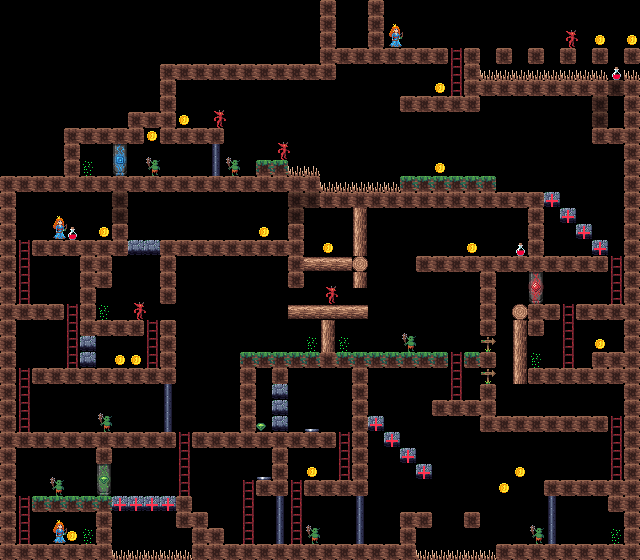

A 2D game scene composited from a Tiled map and its tileset images. What follows is a short description and the map's XML, with every tile layer's data as written:
An orthogonal 40x35 tile map with 16x16 px tiles, 1 tile layer (Tile Layer 1) and 18 objects (2x tower.entry, 2x 7p_green, 2x 7p_bridge1, leftstairs, rightstairs, ...).

<map version="1.2" tiledversion="1.2.4" orientation="orthogonal" renderorder="right-down" width="40" height="35" tilewidth="16" tileheight="16" infinite="0" nextlayerid="5" nextobjectid="29">
 <tileset firstgid="1" source="Pogo.tsx" />
 <layer id="2" name="Tile Layer 1" width="40" height="35">
  <data encoding="csv">
0,0,0,0,0,0,0,0,0,0,0,0,0,0,0,0,0,0,0,0,1,0,0,1,0,0,0,0,0,0,0,0,0,0,0,0,0,0,0,0,
0,0,0,0,0,0,0,0,0,0,0,0,0,0,0,0,0,0,0,0,1,0,0,1,0,0,0,0,0,0,0,0,0,0,0,0,0,0,0,0,
0,0,0,0,0,0,0,0,0,0,0,0,0,0,0,0,0,0,0,0,1,0,0,1,27,0,0,0,0,0,0,0,0,0,0,33,0,45,0,45,
0,0,0,0,0,0,0,0,0,0,0,0,0,0,0,0,0,0,0,0,1,1,1,1,1,1,1,1,4,1,0,1,0,1,0,1,0,1,0,1,
0,0,0,0,0,0,0,0,0,0,1,1,1,1,1,1,1,1,1,1,1,0,0,0,0,0,0,0,4,1,19,19,19,19,19,19,19,19,35,19,
0,0,0,0,0,0,0,0,0,0,1,0,0,0,0,0,0,0,0,0,0,0,0,0,0,0,0,45,4,1,1,1,1,1,1,1,1,1,3,1,
0,0,0,0,0,0,0,0,0,0,1,0,0,0,0,0,0,0,0,0,0,0,0,0,0,1,1,1,1,1,0,0,0,0,0,0,0,3,0,1,
0,0,0,0,0,0,0,0,1,1,1,45,0,33,0,0,0,0,0,0,0,0,0,0,0,0,0,0,0,0,0,0,0,0,0,0,0,3,37,1,
0,0,0,0,1,1,1,1,1,45,1,1,1,1,0,0,0,0,0,0,0,0,0,0,0,0,0,0,0,0,0,0,0,0,0,0,0,1,1,1,
0,0,0,0,1,0,0,0,0,0,0,0,0,44,0,0,0,33,0,0,0,0,0,0,0,0,0,0,0,0,0,0,0,0,0,0,0,0,0,1,
0,0,0,0,1,20,0,5,0,32,0,0,0,44,32,0,2,2,19,19,0,0,0,0,0,0,0,45,0,0,0,0,0,0,0,0,0,0,0,1,
1,1,1,1,1,1,1,1,1,1,1,1,1,1,1,1,1,1,1,1,19,19,19,19,19,2,2,2,2,2,2,0,0,0,0,0,0,0,0,1,
1,0,0,0,0,0,0,3,0,0,0,0,0,0,0,0,0,0,3,3,1,1,1,1,1,1,1,1,1,1,1,1,1,1,38,0,0,0,0,1,
1,0,0,0,0,0,0,3,0,0,0,0,0,0,0,0,0,0,3,0,0,0,42,0,0,0,0,0,0,0,0,0,0,1,0,38,0,0,0,1,
1,0,0,27,35,0,45,1,0,0,0,0,0,0,0,0,45,0,1,0,0,0,42,0,0,0,0,0,0,0,0,0,0,1,0,0,38,0,0,1,
1,4,1,1,1,1,1,1,39,39,1,1,1,1,1,1,1,1,1,0,45,0,42,0,0,0,0,0,0,45,0,0,35,1,0,0,0,38,0,1,
1,4,0,0,0,1,1,0,0,0,1,0,0,0,0,0,0,0,1,41,41,41,40,0,0,0,1,1,1,1,1,1,1,1,1,1,1,1,4,1,
1,4,0,0,0,1,1,0,0,0,1,0,0,0,0,0,0,0,1,0,0,0,42,0,0,0,0,0,0,0,1,0,0,0,0,0,0,0,4,1,
1,4,0,0,0,1,0,0,0,0,1,0,0,0,0,0,0,0,0,0,33,0,0,0,0,0,0,0,0,0,1,0,0,9,0,0,0,0,4,1,
1,1,1,1,4,1,20,0,33,0,0,0,0,0,0,0,0,0,41,41,41,41,41,0,0,0,0,0,0,0,1,0,40,1,1,4,1,1,1,1,
1,0,0,0,4,1,1,1,1,4,1,0,0,0,0,0,0,0,0,0,42,0,0,0,0,0,0,0,0,0,1,0,42,1,0,4,0,0,0,1,
1,0,0,0,4,39,0,0,0,4,1,0,0,0,0,0,0,0,0,20,42,20,0,0,0,32,0,0,0,0,17,0,42,0,0,4,0,45,0,1,
1,0,0,0,4,39,0,45,45,4,1,0,0,0,0,2,2,2,2,2,1,2,2,2,2,2,2,2,4,2,1,0,42,20,0,4,0,1,1,1,
1,4,1,1,1,1,1,1,1,1,1,0,0,0,0,1,0,1,0,0,0,0,1,0,0,0,0,0,4,0,17,0,42,1,1,1,1,1,1,1,
1,4,0,0,0,0,0,0,0,0,44,0,0,0,0,1,0,39,0,0,0,0,1,0,0,0,0,0,4,0,1,0,0,0,0,0,0,0,0,1,
1,4,0,0,0,0,0,0,0,0,44,0,0,0,0,1,0,39,0,0,0,0,1,0,0,0,0,1,1,1,1,0,0,0,0,0,0,0,0,1,
1,4,0,0,0,0,32,0,0,0,44,0,0,0,0,1,11,39,0,43,0,0,1,38,0,0,0,0,0,0,1,1,1,1,1,1,1,1,4,1,
1,1,1,1,1,1,1,1,1,1,1,4,1,1,1,1,1,1,1,1,1,4,1,0,38,0,0,0,0,0,0,0,0,0,0,0,0,0,4,1,
1,0,0,0,0,0,1,0,0,0,0,4,0,0,0,0,0,1,0,0,0,4,1,0,0,38,0,0,0,0,0,0,0,0,0,0,0,0,4,1,
1,0,0,0,0,0,0,0,0,0,0,4,0,0,0,0,43,1,0,45,0,4,1,0,0,0,38,0,0,0,0,0,45,0,0,0,0,0,4,1,
1,0,0,32,0,0,6,0,0,0,0,4,0,0,0,4,1,1,4,1,1,1,1,0,0,0,0,0,0,0,0,45,0,0,1,1,1,1,1,1,
1,4,2,2,2,2,2,38,38,38,38,1,0,0,0,4,0,44,4,0,0,0,44,0,0,0,0,0,0,0,0,0,0,0,44,0,0,0,1,1,
1,4,0,0,0,0,1,0,0,0,0,1,1,0,0,4,0,44,4,0,0,0,44,0,0,1,1,0,0,1,0,0,0,0,44,0,0,0,0,1,
1,4,0,27,45,20,1,0,0,0,0,0,1,1,0,4,0,44,4,32,0,0,44,0,0,1,0,0,0,0,0,0,0,32,44,0,0,0,20,1,
1,1,1,1,1,1,1,19,19,19,19,19,1,1,1,1,1,1,1,1,1,1,1,1,1,1,19,19,19,19,19,1,1,1,1,1,1,1,1,1
</data>
 </layer>
 <objectgroup id="4" name="Object Layer 1">
  <object id="1" name="leftstairs" x="226.5" y="354" width="11" height="72.6667" />
  <object id="2" name="rightstairs" x="370.5" y="417.5" width="58.5" height="58.5" />
  <object id="3" name="upperstairs" x="547.167" y="195.917" width="57.0834" height="54.25" />
  <object id="4" name="pinnacle" type="P" x="86.6667" y="166.667">
   <point />
  </object>
  <object id="5" name="tower.entry" x="107.333" y="310.667">
   <point />
  </object>
  <object id="6" name="prison.entry" x="88.6667" y="536">
   <point />
  </object>
  <object id="7" name="tower.entry" x="616.667" y="536.667">
   <point />
  </object>
  <object id="8" name="uhu" x="344" y="344">
   <point />
  </object>
  <object id="9" name="else" x="310" y="343.333">
   <point />
  </object>
  <object id="10" name="bazinga" x="536.667" y="362.666">
   <point />
  </object>
  <object id="17" name="entry" x="56.6973" y="232.091">
   <point />
  </object>
  <object id="18" name="secret" x="395.273" y="37.8182">
   <point />
  </object>
  <object id="19" name="7p_green" x="312.667" y="426.333">
   <point />
  </object>
  <object id="20" name="7p_green" x="275.333" y="388.167" width="8.66667" height="36.1667" />
  <object id="22" name="7p_bridge1" x="114.667" y="498.667" width="58" height="8.66667" />
  <object id="24" name="7p_bridge1" x="265" y="473.667">
   <point />
  </object>
  <object id="26" name="7p_portal3" x="83.3333" y="339" width="9.33333" height="24.6667" />
  <object id="27" name="prison_return" x="58.6667" y="533.333">
   <point />
  </object>
 </objectgroup>
</map>